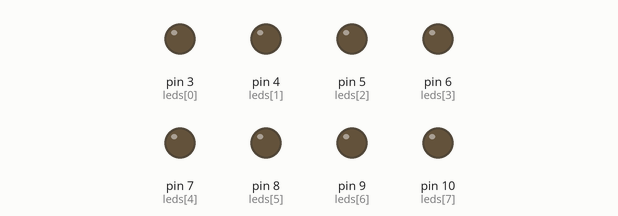
A sketch run on a simulated Arduino Uno, built with avr-gcc and run on an emulated ATmega328P. Shown: output pins drawn as LEDs (lit = HIGH). What the sketch prints to the serial monitor is not drawn.

Above: at 0.1 s.
At 1.1 s:
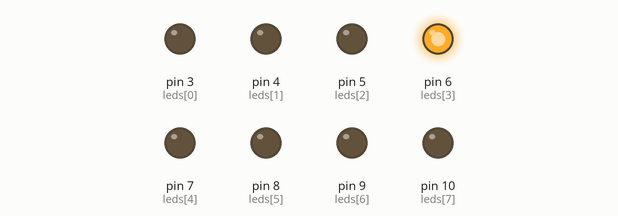
At 10.1 s:
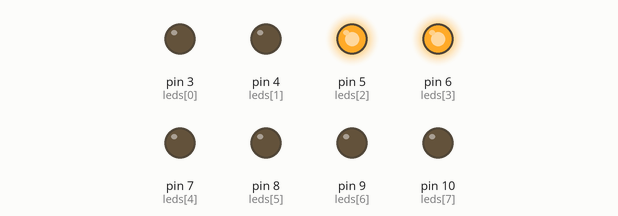
At 12.1 s:
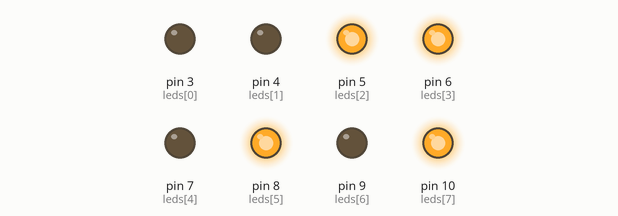
At 14.1 s:
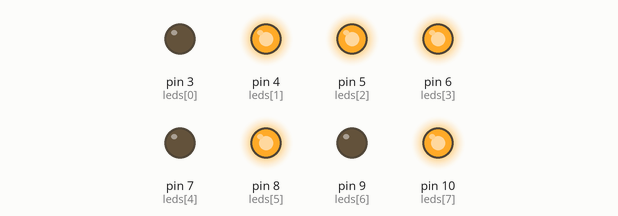
At 16.1 s:
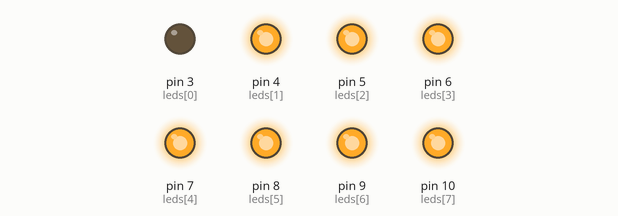
Timing chart, 0 to 17.6 s (numbered marks = the images above):
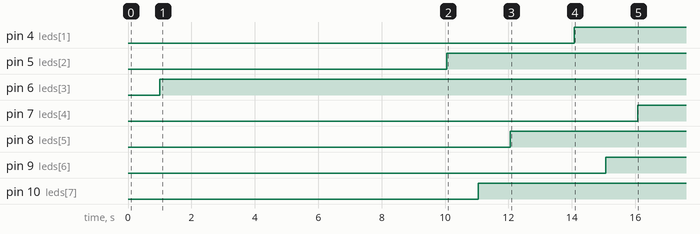

The sketch:

SE_Prog15_Blink_milis.ino
```cpp
int leds[8] = {3, 4, 5, 6, 7, 8, 9, 10};

void setup() {
  // put your setup code here, to run once:
  for (int i = 0; i < 8; i++) {
    pinMode(leds[i], OUTPUT);
  }

  Serial.begin(9600);


}


long tiempoCambioAnterior = 0;
long tiempoActual;
int cont = 0;
boolean estadoLED = false;
void loop() {

  tiempoActual = millis();
  Serial.println(tiempoActual);

  if(tiempoActual - tiempoCambioAnterior >= 1000 ){
    estadoLED =  !estadoLED;
    for(int i = 0; i < 8; i++)
    {
      digitalWrite(leds[cont], 0);

    }

    digitalWrite(leds[cont], 1);
    tiempoCambioAnterior = tiempoActual;
  }

  if (cont == 7)
  {
    cont = 0;
  }
  cont ++;
}
```

Measured:
- by itself, pin 4 (leds[1]): LOW → HIGH at 14.1 s
- by itself, pin 5 (leds[2]): LOW → HIGH at 10.0 s
- by itself, pin 6 (leds[3]): LOW → HIGH at 1.0 s
- by itself, pin 7 (leds[4]): LOW → HIGH at 16.1 s
- by itself, pin 8 (leds[5]): LOW → HIGH at 12.1 s
- by itself, pin 9 (leds[6]): LOW → HIGH at 15.1 s
- by itself, pin 10 (leds[7]): LOW → HIGH at 11.1 s
